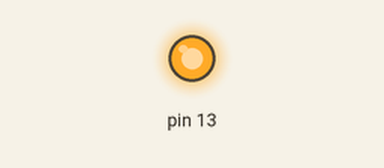
A sketch run on a simulated Arduino Uno, built with avr-gcc and run on an emulated ATmega328P. Shown: output pins drawn as LEDs (lit = HIGH). What the sketch prints to the serial monitor is not drawn.

Above: at 0.1 s.
Timing chart, 0 to 1.6 s (numbered marks = the images above):
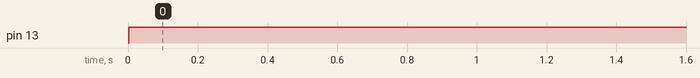

Measured:
- by itself, pin 13: LOW → HIGH at 0.00 s

The sketch:

Soustraction_LED_Alexis_Seurin.ino
```cpp
const float Gee = 6674.2; // Constante globale

void setup() {
  Serial.begin(9600);
  pinMode(13, OUTPUT);
}

void loop() {
  bool success;

    //appel de la fonction
    Soustraction();

    Serial.println("Valeur de success : ");
    Serial.print(success);
    //affichage de la valeur de la variable principale

  success=Soustraction();

  while(success){
    Serial.println("Allumage de la LED");
    digitalWrite(13, HIGH);
    //allumage de la LED de la carte (pin 13)

  }
  delay(1000);
}

bool Soustraction(){ // Fonction
  //La fonction prend une variable en paramètre
  // et va réaliser l'opération
  bool success;
  float Operation;
  int Gravitation = INT8_MAX; // Variable locale INT8_MAX

  // Paramètre - Constante
  Operation = (float)Gravitation - Gee;
  Serial.println(Operation);

  if(Operation < 1){
    success = 1;
  }
  else{
    success = 0;
  }

  return success;
}
```
